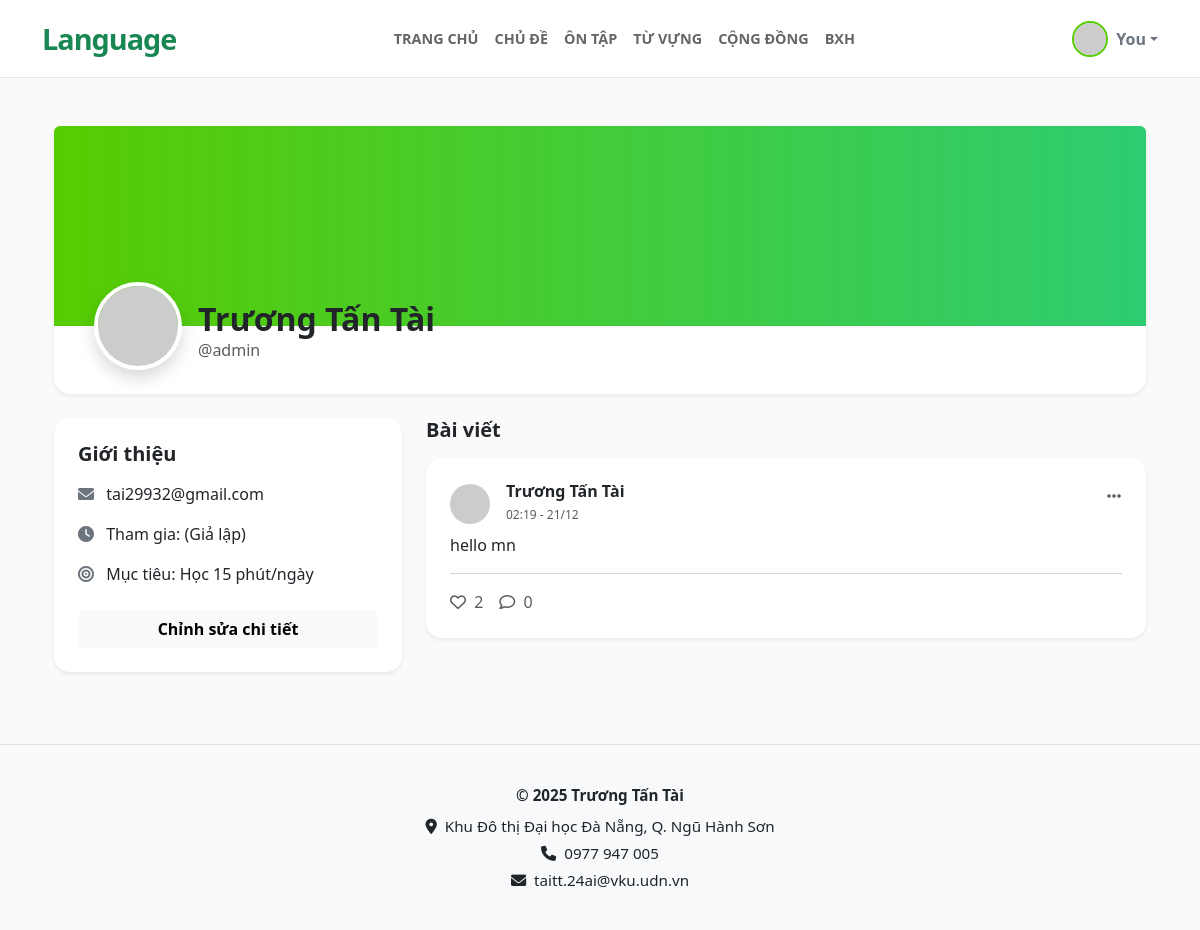
The app's page /profile (signed in) with its own data.
### app.py (models this page shows, shortened)
class User(db.Model):
    id = db.Column(db.Integer, primary_key=True)
    username = db.Column(db.String(20), unique=True, nullable=False)
    email = db.Column(db.String(120), unique=True, nullable=False)      # Mới: Email
    fullname = db.Column(db.String(100), nullable=False)                # Mới: Tên hiển thị
    password = db.Column(db.String(60), nullable=False)
    posts = db.relationship('Post', backref='author', lazy=True)
    comments = db.relationship('Comment', backref='author', lazy=True)

class Post(db.Model):
    id = db.Column(db.Integer, primary_key=True)
    content = db.Column(db.Text, nullable=True) # Có thể null nếu chỉ chia sẻ mà không viết gì thêm
    date_posted = db.Column(db.DateTime, nullable=False, default=datetime.now)
    user_id = db.Column(db.Integer, db.ForeignKey('user.id'), nullable=False)
    original_post_id = db.Column(db.Integer, db.ForeignKey('post.id'), nullable=True)
    shares = db.relationship('Post',
                             backref=db.backref('original', remote_side=[id]),
                             cascade="all, delete-orphan")
    comments = db.relationship('Comment', backref='post', lazy=True, cascade="all, delete-orphan")
    likes = db.relationship('Like', backref='post', lazy=True, cascade="all, delete-orphan")

### app.py (the view)
@app.route('/profile')
@app.route('/profile/<username>')
def profile(username=None):
    if 'user' not in session: return redirect(url_for('login'))
    target_username = username if username else session['user']
    target_user = User.query.filter_by(username=target_username).first_or_404()
    user_posts = Post.query.filter_by(user_id=target_user.id).order_by(Post.date_posted.desc()).all()
    return render_template('profile.html', page_name='profile', user=target_user, posts=user_posts)

### templates/profile.html (shortened to what this page needs)
{% extends "base.html" %}
{% block content %}
<div class="container py-4">
    <div class="card border-0 shadow-sm rounded-bottom-4 mb-4" style="overflow: hidden;">
        <div style="height: 200px; background: linear-gradient(90deg, #58cc02, #2ecc71);"></div>
        <div class="card-body position-relative pb-4" style="margin-top: -60px;">
            <div class="d-flex align-items-end px-4">
                <img src="https://ui-avatars.com/api/?name={{ user.fullname }}&background=fff&color=58cc02&size=150"
                     class="rounded-circle border border-4 border-white shadow">
                <div class="ms-3 mb-2">
                    <h2 class="fw-bold mb-0">{{ user.fullname }}</h2>
                    <span class="text-muted">@{{ user.username }}</span>
                </div>
            </div>
        </div>
    </div>
    <div class="row">
        <div class="col-md-4 mb-4">
            <div class="card border-0 shadow-sm rounded-4 sticky-top" style="top: 80px; z-index: 1;">
                <div class="card-body p-4">
                    <h5 class="fw-bold mb-3">Giới thiệu</h5>
                    <div class="mb-3">
                        <i class="fas fa-envelope text-secondary me-2"></i> {{ user.email }}
                    </div>
                    <div class="mb-3">
                        <i class="fas fa-clock text-secondary me-2"></i> Tham gia: {{ current_date }} (Giả lập)
                    </div>
                    <div class="mb-3">
                        <i class="fas fa-bullseye text-secondary me-2"></i> Mục tiêu: Học 15 phút/ngày
                    </div>
                    {% if session['user'] == user.username %}
                    <button class="btn btn-light w-100 fw-bold mt-2">Chỉnh sửa chi tiết</button>
                    {% endif %}
                </div>
            </div>
        </div>
        <div class="col-md-8">
            <h5 class="fw-bold mb-3">Bài viết</h5>
            {% for post in posts %}
            <div class="card border-0 shadow-sm rounded-4 mb-4">
                <div class="card-body p-4">
                    <div class="d-flex justify-content-between align-items-start mb-2">
                        <div class="d-flex align-items-center">
                            <img src="https://ui-avatars.com/api/?name={{ post.author.fullname }}&background=random&color=fff"
                                 class="rounded-circle me-3" width="40" height="40">
                            <div>
                                <h6 class="fw-bold text-dark mb-0">
                                    {{ post.author.fullname }}
                                </h6>
                                <small class="text-muted" style="font-size: 0.75rem;">
                                    {{ post.date_posted.strftime('%H:%M - %d/%m') }}
                                </small>
                            </div>
                        </div>
                        {% if session['user'] == user.username %}
                        <div class="dropdown">
                            <button class="btn btn-link text-muted p-0" data-bs-toggle="dropdown"><i class="fas fa-ellipsis-h"></i></button>
                        </div>
                        {% endif %}
                    </div>
                    {% if post.content %}
                        <p class="card-text mb-3">{{ post.content }}</p>
                    {% endif %}
                    <hr class="text-muted opacity-10 my-3">
                    <div class="d-flex gap-3">
                        <span class="text-muted"><i class="far fa-heart me-1"></i> {{ post.likes|length }}</span>
                        <span class="text-muted"><i class="far fa-comment me-1"></i> {{ post.comments|length }}</span>
                    </div>
                </div>
            </div>
            {% endfor %}
        </div>
    </div>
</div>
{% endblock %}

### templates/base.html (style rules this page uses)
body { background-color: #fafafa; }

### records on screen
User: fullname "Trương Tấn Tài", username "admin", email "tai29932@gmail.com"
Post: author.fullname "Trương Tấn Tài", date_posted "02:19 - 21/12", content "hello mn", likes|length "2", comments|length "0"

### other values on screen
{{ session.get('short_name', 'You') }} "You"
